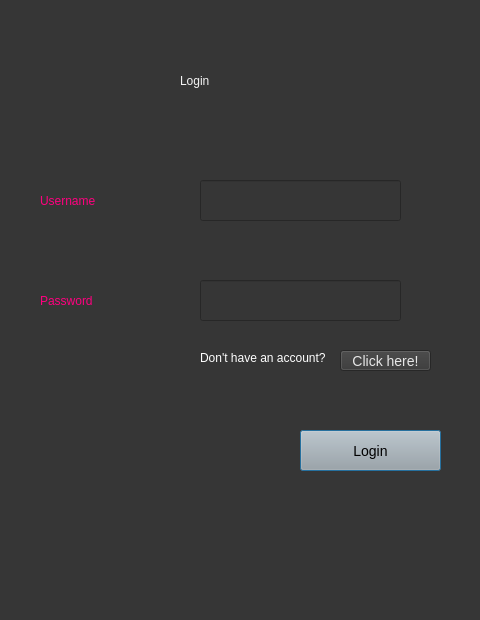
<?xml version="1.0" encoding="UTF-8"?>
<ui version="4.0">
 <class>Dialog</class>
 <widget class="QDialog" name="Dialog">
  <property name="geometry">
   <rect>
    <x>0</x>
    <y>0</y>
    <width>480</width>
    <height>620</height>
   </rect>
  </property>
  <property name="windowTitle">
   <string>Dialog</string>
  </property>
  <property name="styleSheet">
   <string notr="true">background-color: rgb(54, 54, 54);</string>
  </property>
  <widget class="QLabel" name="label">
   <property name="geometry">
    <rect>
     <x>180</x>
     <y>50</y>
     <width>131</width>
     <height>61</height>
    </rect>
   </property>
   <property name="styleSheet">
    <string notr="true">font: 28pt &quot;MS Shell Dlg 2&quot;; color: rgb(243, 243, 243)</string>
   </property>
   <property name="text">
    <string>Login </string>
   </property>
  </widget>
  <widget class="QLabel" name="label_2">
   <property name="geometry">
    <rect>
     <x>40</x>
     <y>170</y>
     <width>141</width>
     <height>61</height>
    </rect>
   </property>
   <property name="styleSheet">
    <string notr="true">font: 15pt &quot;MS Shell Dlg 2&quot;;
color: rgb(255, 0, 127);</string>
   </property>
   <property name="text">
    <string>Username</string>
   </property>
  </widget>
  <widget class="QLabel" name="label_3">
   <property name="geometry">
    <rect>
     <x>40</x>
     <y>270</y>
     <width>141</width>
     <height>61</height>
    </rect>
   </property>
   <property name="styleSheet">
    <string notr="true">font: 15pt &quot;MS Shell Dlg 2&quot;;
color: rgb(255, 0, 127);</string>
   </property>
   <property name="text">
    <string>Password</string>
   </property>
  </widget>
  <widget class="QLineEdit" name="email">
   <property name="geometry">
    <rect>
     <x>200</x>
     <y>180</y>
     <width>201</width>
     <height>41</height>
    </rect>
   </property>
  </widget>
  <widget class="QLineEdit" name="password">
   <property name="geometry">
    <rect>
     <x>200</x>
     <y>280</y>
     <width>201</width>
     <height>41</height>
    </rect>
   </property>
  </widget>
  <widget class="QPushButton" name="login">
   <property name="geometry">
    <rect>
     <x>300</x>
     <y>430</y>
     <width>141</width>
     <height>41</height>
    </rect>
   </property>
   <property name="styleSheet">
    <string notr="true">background-color:rgb(167, 168, 167); font-size:14px</string>
   </property>
   <property name="text">
    <string>Login</string>
   </property>
  </widget>
  <widget class="QLabel" name="label_4">
   <property name="geometry">
    <rect>
     <x>200</x>
     <y>350</y>
     <width>161</width>
     <height>16</height>
    </rect>
   </property>
   <property name="styleSheet">
    <string notr="true">color:rgb(255, 255, 255)</string>
   </property>
   <property name="text">
    <string>Don't have an account? </string>
   </property>
  </widget>
  <widget class="QPushButton" name="clickhere">
   <property name="geometry">
    <rect>
     <x>340</x>
     <y>350</y>
     <width>91</width>
     <height>21</height>
    </rect>
   </property>
   <property name="styleSheet">
    <string notr="true">background-color:#363636; font-size:14px; color: rgb(230, 230, 230)</string>
   </property>
   <property name="text">
    <string>Click here!</string>
   </property>
  </widget>
 </widget>
 <resources/>
 <connections/>
</ui>
